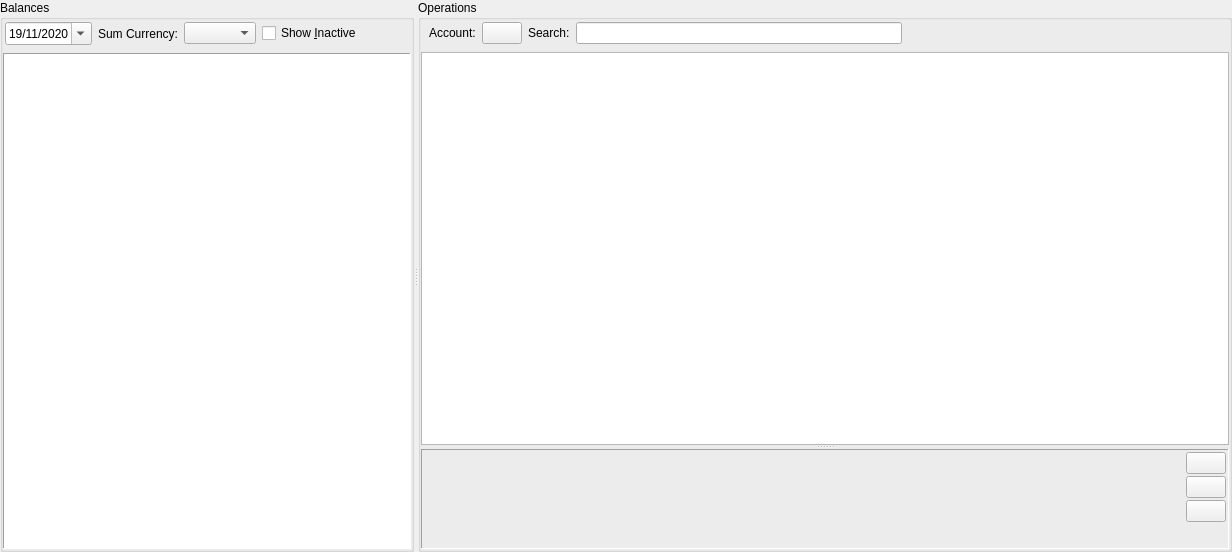
<?xml version="1.0" encoding="UTF-8"?>
<ui version="4.0">
 <class>OperationsWidget</class>
 <widget class="QWidget" name="OperationsWidget">
  <property name="geometry">
   <rect>
    <x>0</x>
    <y>0</y>
    <width>1232</width>
    <height>552</height>
   </rect>
  </property>
  <property name="windowTitle">
   <string>Operations &amp; Balances</string>
  </property>
  <layout class="QVBoxLayout" name="verticalLayout_4">
   <property name="spacing">
    <number>0</number>
   </property>
   <property name="leftMargin">
    <number>0</number>
   </property>
   <property name="topMargin">
    <number>0</number>
   </property>
   <property name="rightMargin">
    <number>0</number>
   </property>
   <property name="bottomMargin">
    <number>0</number>
   </property>
   <item>
    <widget class="QSplitter" name="BalanceOperationsSplitter">
     <property name="sizePolicy">
      <sizepolicy hsizetype="Expanding" vsizetype="Preferred">
       <horstretch>0</horstretch>
       <verstretch>0</verstretch>
      </sizepolicy>
     </property>
     <property name="orientation">
      <enum>Qt::Horizontal</enum>
     </property>
     <widget class="QGroupBox" name="BalanceBox">
      <property name="sizePolicy">
       <sizepolicy hsizetype="Preferred" vsizetype="Preferred">
        <horstretch>1</horstretch>
        <verstretch>0</verstretch>
       </sizepolicy>
      </property>
      <property name="maximumSize">
       <size>
        <width>16777215</width>
        <height>16777215</height>
       </size>
      </property>
      <property name="title">
       <string>Balances</string>
      </property>
      <layout class="QVBoxLayout" name="verticalLayout">
       <property name="leftMargin">
        <number>0</number>
       </property>
       <property name="topMargin">
        <number>0</number>
       </property>
       <property name="rightMargin">
        <number>0</number>
       </property>
       <property name="bottomMargin">
        <number>0</number>
       </property>
       <item>
        <widget class="QFrame" name="BalanceConfigFrame">
         <property name="minimumSize">
          <size>
           <width>408</width>
           <height>0</height>
          </size>
         </property>
         <property name="maximumSize">
          <size>
           <width>16777215</width>
           <height>44</height>
          </size>
         </property>
         <property name="frameShape">
          <enum>QFrame::Panel</enum>
         </property>
         <property name="frameShadow">
          <enum>QFrame::Plain</enum>
         </property>
         <property name="lineWidth">
          <number>0</number>
         </property>
         <layout class="QHBoxLayout" name="horizontalLayout_2">
          <property name="leftMargin">
           <number>2</number>
          </property>
          <property name="topMargin">
           <number>2</number>
          </property>
          <property name="rightMargin">
           <number>2</number>
          </property>
          <property name="bottomMargin">
           <number>2</number>
          </property>
          <item>
           <widget class="QDateEdit" name="BalanceDate">
            <property name="dateTime">
             <datetime>
              <hour>0</hour>
              <minute>0</minute>
              <second>0</second>
              <year>2020</year>
              <month>11</month>
              <day>19</day>
             </datetime>
            </property>
            <property name="displayFormat">
             <string>dd/MM/yyyy</string>
            </property>
            <property name="calendarPopup">
             <bool>true</bool>
            </property>
            <property name="timeSpec">
             <enum>Qt::UTC</enum>
            </property>
           </widget>
          </item>
          <item>
           <widget class="QLabel" name="CurrencyLbl">
            <property name="layoutDirection">
             <enum>Qt::LeftToRight</enum>
            </property>
            <property name="text">
             <string>Sum Currency:</string>
            </property>
            <property name="alignment">
             <set>Qt::AlignRight|Qt::AlignTrailing|Qt::AlignVCenter</set>
            </property>
           </widget>
          </item>
          <item>
           <widget class="CurrencyComboBox" name="BalancesCurrencyCombo"/>
          </item>
          <item>
           <widget class="QCheckBox" name="ShowInactiveCheckBox">
            <property name="text">
             <string>Show &amp;Inactive</string>
            </property>
           </widget>
          </item>
          <item>
           <spacer name="horizontalSpacer_2">
            <property name="orientation">
             <enum>Qt::Horizontal</enum>
            </property>
            <property name="sizeHint" stdset="0">
             <size>
              <width>40</width>
              <height>20</height>
             </size>
            </property>
           </spacer>
          </item>
         </layout>
        </widget>
       </item>
       <item>
        <widget class="QTableView" name="BalancesTableView">
         <property name="frameShape">
          <enum>QFrame::Panel</enum>
         </property>
         <property name="editTriggers">
          <set>QAbstractItemView::EditKeyPressed|QAbstractItemView::SelectedClicked</set>
         </property>
         <property name="alternatingRowColors">
          <bool>true</bool>
         </property>
         <property name="selectionMode">
          <enum>QAbstractItemView::NoSelection</enum>
         </property>
         <property name="gridStyle">
          <enum>Qt::DotLine</enum>
         </property>
         <property name="wordWrap">
          <bool>false</bool>
         </property>
         <attribute name="verticalHeaderVisible">
          <bool>false</bool>
         </attribute>
         <attribute name="verticalHeaderMinimumSectionSize">
          <number>20</number>
         </attribute>
         <attribute name="verticalHeaderDefaultSectionSize">
          <number>20</number>
         </attribute>
        </widget>
       </item>
      </layout>
     </widget>
     <widget class="QGroupBox" name="OperationsBox">
      <property name="sizePolicy">
       <sizepolicy hsizetype="Preferred" vsizetype="Preferred">
        <horstretch>4</horstretch>
        <verstretch>0</verstretch>
       </sizepolicy>
      </property>
      <property name="contextMenuPolicy">
       <enum>Qt::DefaultContextMenu</enum>
      </property>
      <property name="title">
       <string>Operations</string>
      </property>
      <layout class="QVBoxLayout" name="verticalLayout_2">
       <property name="leftMargin">
        <number>0</number>
       </property>
       <property name="topMargin">
        <number>0</number>
       </property>
       <property name="rightMargin">
        <number>0</number>
       </property>
       <property name="bottomMargin">
        <number>0</number>
       </property>
       <item>
        <widget class="QFrame" name="OperationConfigFrame">
         <property name="enabled">
          <bool>true</bool>
         </property>
         <property name="minimumSize">
          <size>
           <width>0</width>
           <height>0</height>
          </size>
         </property>
         <property name="frameShape">
          <enum>QFrame::Panel</enum>
         </property>
         <property name="frameShadow">
          <enum>QFrame::Plain</enum>
         </property>
         <property name="lineWidth">
          <number>0</number>
         </property>
         <layout class="QHBoxLayout" name="horizontalLayout_3">
          <property name="leftMargin">
           <number>2</number>
          </property>
          <property name="topMargin">
           <number>2</number>
          </property>
          <property name="rightMargin">
           <number>2</number>
          </property>
          <property name="bottomMargin">
           <number>2</number>
          </property>
          <item>
           <widget class="DateRangeSelector" name="DateRange">
            <property name="ItemsList" stdset="0">
             <string notr="true">week;month;quarter;year;all</string>
            </property>
           </widget>
          </item>
          <item>
           <widget class="QLabel" name="AccountLbl">
            <property name="text">
             <string>Account:</string>
            </property>
           </widget>
          </item>
          <item>
           <widget class="AccountButton" name="ChooseAccountBtn"/>
          </item>
          <item>
           <widget class="QLabel" name="SearchLbl">
            <property name="text">
             <string>Search:</string>
            </property>
           </widget>
          </item>
          <item>
           <widget class="QLineEdit" name="SearchString"/>
          </item>
          <item>
           <spacer name="horizontalSpacer">
            <property name="orientation">
             <enum>Qt::Horizontal</enum>
            </property>
            <property name="sizeHint" stdset="0">
             <size>
              <width>40</width>
              <height>20</height>
             </size>
            </property>
           </spacer>
          </item>
         </layout>
        </widget>
       </item>
       <item>
        <widget class="QSplitter" name="OperationsDetailsSplitter">
         <property name="orientation">
          <enum>Qt::Vertical</enum>
         </property>
         <widget class="QTableView" name="OperationsTableView">
          <property name="sizePolicy">
           <sizepolicy hsizetype="Expanding" vsizetype="Expanding">
            <horstretch>0</horstretch>
            <verstretch>4</verstretch>
           </sizepolicy>
          </property>
          <property name="alternatingRowColors">
           <bool>true</bool>
          </property>
          <property name="selectionMode">
           <enum>QAbstractItemView::ExtendedSelection</enum>
          </property>
          <property name="selectionBehavior">
           <enum>QAbstractItemView::SelectRows</enum>
          </property>
          <property name="wordWrap">
           <bool>false</bool>
          </property>
          <attribute name="verticalHeaderVisible">
           <bool>false</bool>
          </attribute>
          <attribute name="verticalHeaderMinimumSectionSize">
           <number>20</number>
          </attribute>
          <attribute name="verticalHeaderDefaultSectionSize">
           <number>20</number>
          </attribute>
         </widget>
         <widget class="QFrame" name="OperationDetails">
          <property name="sizePolicy">
           <sizepolicy hsizetype="Preferred" vsizetype="Preferred">
            <horstretch>0</horstretch>
            <verstretch>1</verstretch>
           </sizepolicy>
          </property>
          <property name="minimumSize">
           <size>
            <width>0</width>
            <height>100</height>
           </size>
          </property>
          <property name="maximumSize">
           <size>
            <width>16777215</width>
            <height>300</height>
           </size>
          </property>
          <property name="frameShape">
           <enum>QFrame::Panel</enum>
          </property>
          <property name="frameShadow">
           <enum>QFrame::Sunken</enum>
          </property>
          <property name="lineWidth">
           <number>1</number>
          </property>
          <layout class="QHBoxLayout" name="horizontalLayout_4">
           <property name="leftMargin">
            <number>0</number>
           </property>
           <property name="topMargin">
            <number>0</number>
           </property>
           <property name="rightMargin">
            <number>0</number>
           </property>
           <property name="bottomMargin">
            <number>0</number>
           </property>
           <item>
            <widget class="QStackedWidget" name="OperationsTabs">
             <property name="currentIndex">
              <number>5</number>
             </property>
             <widget class="QWidget" name="NoOperation"/>
             <widget class="IncomeSpendingWidget" name="IncomeSpending"/>
             <widget class="DividendWidget" name="Dividend"/>
             <widget class="TradeWidget" name="Trade"/>
             <widget class="TransferWidget" name="Transfer"/>
             <widget class="CorporateActionWidget" name="CorporateAction"/>
            </widget>
           </item>
           <item>
            <widget class="QFrame" name="OperationsButtons">
             <layout class="QVBoxLayout" name="verticalLayout_3">
              <property name="spacing">
               <number>2</number>
              </property>
              <property name="leftMargin">
               <number>2</number>
              </property>
              <property name="topMargin">
               <number>2</number>
              </property>
              <property name="rightMargin">
               <number>2</number>
              </property>
              <property name="bottomMargin">
               <number>2</number>
              </property>
              <item>
               <widget class="QPushButton" name="NewOperationBtn">
                <property name="toolTip">
                 <string>New operation</string>
                </property>
                <property name="text">
                 <string/>
                </property>
               </widget>
              </item>
              <item>
               <widget class="QPushButton" name="CopyOperationBtn">
                <property name="toolTip">
                 <string>Copy operation</string>
                </property>
                <property name="text">
                 <string/>
                </property>
               </widget>
              </item>
              <item>
               <widget class="QPushButton" name="DeleteOperationBtn">
                <property name="toolTip">
                 <string>Delete operation</string>
                </property>
                <property name="text">
                 <string/>
                </property>
               </widget>
              </item>
              <item>
               <spacer name="verticalSpacer_4">
                <property name="orientation">
                 <enum>Qt::Vertical</enum>
                </property>
                <property name="sizeHint" stdset="0">
                 <size>
                  <width>20</width>
                  <height>40</height>
                 </size>
                </property>
               </spacer>
              </item>
             </layout>
            </widget>
           </item>
          </layout>
         </widget>
        </widget>
       </item>
      </layout>
     </widget>
    </widget>
   </item>
  </layout>
 </widget>
 <customwidgets>
  <customwidget>
   <class>DateRangeSelector</class>
   <extends>QWidget</extends>
   <header>jal/widgets/custom/date_range_selector.h</header>
   <container>1</container>
  </customwidget>
  <customwidget>
   <class>AccountButton</class>
   <extends>QPushButton</extends>
   <header>jal/widgets/account_select.h</header>
  </customwidget>
  <customwidget>
   <class>CurrencyComboBox</class>
   <extends>QComboBox</extends>
   <header>jal/widgets/account_select.h</header>
  </customwidget>
  <customwidget>
   <class>DividendWidget</class>
   <extends>QWidget</extends>
   <header>jal/widgets/dividend_widget.h</header>
   <container>1</container>
  </customwidget>
  <customwidget>
   <class>TradeWidget</class>
   <extends>QWidget</extends>
   <header>jal/widgets/trade_widget.h</header>
   <container>1</container>
  </customwidget>
  <customwidget>
   <class>TransferWidget</class>
   <extends>QWidget</extends>
   <header>jal/widgets/transfer_widget.h</header>
   <container>1</container>
  </customwidget>
  <customwidget>
   <class>CorporateActionWidget</class>
   <extends>QWidget</extends>
   <header>jal/widgets/corporate_action_widget.h</header>
   <container>1</container>
  </customwidget>
  <customwidget>
   <class>IncomeSpendingWidget</class>
   <extends>QWidget</extends>
   <header>jal/widgets/income_spending_widget.h</header>
   <container>1</container>
  </customwidget>
 </customwidgets>
 <resources/>
 <connections/>
</ui>
